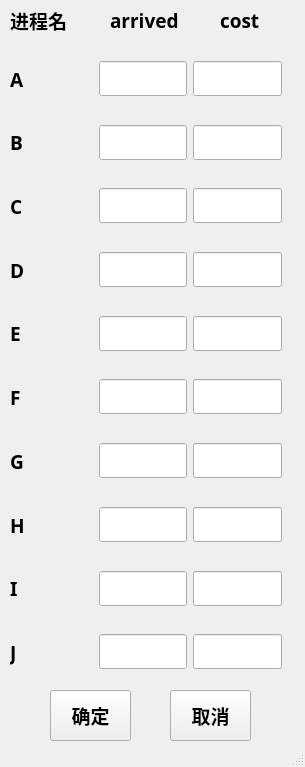
<?xml version="1.0" encoding="UTF-8"?>
<ui version="4.0">
 <class>MainWindow</class>
 <widget class="QMainWindow" name="MainWindow">
  <property name="geometry">
   <rect>
    <x>0</x>
    <y>0</y>
    <width>305</width>
    <height>767</height>
   </rect>
  </property>
  <property name="windowTitle">
   <string>手动添加进程</string>
  </property>
  <property name="windowIcon">
   <iconset>
    <normaloff>C:/Users/滕德淋/Pictures/Camera Roll/cug.jpg</normaloff>C:/Users/滕德淋/Pictures/Camera Roll/cug.jpg</iconset>
  </property>
  <widget class="QWidget" name="centralwidget">
   <widget class="QLabel" name="label_12">
    <property name="geometry">
     <rect>
      <x>110</x>
      <y>0</y>
      <width>101</width>
      <height>41</height>
     </rect>
    </property>
    <property name="font">
     <font>
      <family>微软雅黑</family>
      <pointsize>14</pointsize>
      <weight>75</weight>
      <bold>true</bold>
     </font>
    </property>
    <property name="text">
     <string>arrived</string>
    </property>
   </widget>
   <widget class="QWidget" name="widget_7" native="true">
    <property name="geometry">
     <rect>
      <x>90</x>
      <y>50</y>
      <width>201</width>
      <height>631</height>
     </rect>
    </property>
    <property name="font">
     <font>
      <family>微软雅黑</family>
      <pointsize>12</pointsize>
     </font>
    </property>
    <layout class="QVBoxLayout" name="verticalLayout">
     <item>
      <widget class="QWidget" name="widget_2" native="true">
       <layout class="QHBoxLayout" name="horizontalLayout_2">
        <item>
         <widget class="QLineEdit" name="arrivedA">
          <property name="font">
           <font>
            <family>微软雅黑</family>
            <pointsize>14</pointsize>
           </font>
          </property>
         </widget>
        </item>
        <item>
         <widget class="QLineEdit" name="costA">
          <property name="font">
           <font>
            <family>微软雅黑</family>
            <pointsize>14</pointsize>
           </font>
          </property>
         </widget>
        </item>
       </layout>
      </widget>
     </item>
     <item>
      <widget class="QWidget" name="widget" native="true">
       <layout class="QHBoxLayout" name="horizontalLayout">
        <item>
         <widget class="QLineEdit" name="arrivedB">
          <property name="font">
           <font>
            <family>微软雅黑</family>
            <pointsize>14</pointsize>
           </font>
          </property>
         </widget>
        </item>
        <item>
         <widget class="QLineEdit" name="costB">
          <property name="font">
           <font>
            <family>微软雅黑</family>
            <pointsize>14</pointsize>
           </font>
          </property>
         </widget>
        </item>
       </layout>
      </widget>
     </item>
     <item>
      <widget class="QWidget" name="widget_3" native="true">
       <layout class="QHBoxLayout" name="horizontalLayout_3">
        <item>
         <widget class="QLineEdit" name="arrivedC">
          <property name="font">
           <font>
            <family>微软雅黑</family>
            <pointsize>14</pointsize>
           </font>
          </property>
         </widget>
        </item>
        <item>
         <widget class="QLineEdit" name="costC">
          <property name="font">
           <font>
            <family>微软雅黑</family>
            <pointsize>14</pointsize>
           </font>
          </property>
         </widget>
        </item>
       </layout>
      </widget>
     </item>
     <item>
      <widget class="QWidget" name="widget_4" native="true">
       <layout class="QHBoxLayout" name="horizontalLayout_4">
        <item>
         <widget class="QLineEdit" name="arrivedD">
          <property name="font">
           <font>
            <family>微软雅黑</family>
            <pointsize>14</pointsize>
           </font>
          </property>
         </widget>
        </item>
        <item>
         <widget class="QLineEdit" name="costD">
          <property name="font">
           <font>
            <family>微软雅黑</family>
            <pointsize>14</pointsize>
           </font>
          </property>
         </widget>
        </item>
       </layout>
      </widget>
     </item>
     <item>
      <widget class="QWidget" name="widget_6" native="true">
       <layout class="QHBoxLayout" name="horizontalLayout_6">
        <item>
         <widget class="QLineEdit" name="arrivedE">
          <property name="font">
           <font>
            <family>微软雅黑</family>
            <pointsize>14</pointsize>
           </font>
          </property>
         </widget>
        </item>
        <item>
         <widget class="QLineEdit" name="costE">
          <property name="font">
           <font>
            <family>微软雅黑</family>
            <pointsize>14</pointsize>
           </font>
          </property>
         </widget>
        </item>
       </layout>
      </widget>
     </item>
     <item>
      <widget class="QWidget" name="widget_11" native="true">
       <layout class="QHBoxLayout" name="horizontalLayout_10">
        <item>
         <widget class="QLineEdit" name="arrivedF">
          <property name="font">
           <font>
            <family>微软雅黑</family>
            <pointsize>14</pointsize>
           </font>
          </property>
         </widget>
        </item>
        <item>
         <widget class="QLineEdit" name="costF">
          <property name="font">
           <font>
            <family>微软雅黑</family>
            <pointsize>14</pointsize>
           </font>
          </property>
         </widget>
        </item>
       </layout>
      </widget>
     </item>
     <item>
      <widget class="QWidget" name="widget_10" native="true">
       <layout class="QHBoxLayout" name="horizontalLayout_9">
        <item>
         <widget class="QLineEdit" name="arrivedG">
          <property name="font">
           <font>
            <family>微软雅黑</family>
            <pointsize>14</pointsize>
           </font>
          </property>
         </widget>
        </item>
        <item>
         <widget class="QLineEdit" name="costG">
          <property name="font">
           <font>
            <family>微软雅黑</family>
            <pointsize>14</pointsize>
           </font>
          </property>
         </widget>
        </item>
       </layout>
      </widget>
     </item>
     <item>
      <widget class="QWidget" name="widget_9" native="true">
       <layout class="QHBoxLayout" name="horizontalLayout_8">
        <item>
         <widget class="QLineEdit" name="arrivedH">
          <property name="font">
           <font>
            <family>微软雅黑</family>
            <pointsize>14</pointsize>
           </font>
          </property>
         </widget>
        </item>
        <item>
         <widget class="QLineEdit" name="costH">
          <property name="font">
           <font>
            <family>微软雅黑</family>
            <pointsize>14</pointsize>
           </font>
          </property>
         </widget>
        </item>
       </layout>
      </widget>
     </item>
     <item>
      <widget class="QWidget" name="widget_8" native="true">
       <layout class="QHBoxLayout" name="horizontalLayout_7">
        <item>
         <widget class="QLineEdit" name="arrivedI">
          <property name="font">
           <font>
            <family>微软雅黑</family>
            <pointsize>14</pointsize>
           </font>
          </property>
         </widget>
        </item>
        <item>
         <widget class="QLineEdit" name="costI">
          <property name="font">
           <font>
            <family>微软雅黑</family>
            <pointsize>14</pointsize>
           </font>
          </property>
         </widget>
        </item>
       </layout>
      </widget>
     </item>
     <item>
      <widget class="QWidget" name="widget_5" native="true">
       <layout class="QHBoxLayout" name="horizontalLayout_5">
        <item>
         <widget class="QLineEdit" name="arrivedJ">
          <property name="font">
           <font>
            <family>微软雅黑</family>
            <pointsize>14</pointsize>
           </font>
          </property>
         </widget>
        </item>
        <item>
         <widget class="QLineEdit" name="costJ">
          <property name="font">
           <font>
            <family>微软雅黑</family>
            <pointsize>14</pointsize>
           </font>
          </property>
         </widget>
        </item>
       </layout>
      </widget>
     </item>
    </layout>
   </widget>
   <widget class="QLabel" name="label_13">
    <property name="geometry">
     <rect>
      <x>220</x>
      <y>0</y>
      <width>101</width>
      <height>41</height>
     </rect>
    </property>
    <property name="font">
     <font>
      <family>微软雅黑</family>
      <pointsize>14</pointsize>
      <weight>75</weight>
      <bold>true</bold>
     </font>
    </property>
    <property name="text">
     <string>cost</string>
    </property>
   </widget>
   <widget class="QLabel" name="label_4">
    <property name="geometry">
     <rect>
      <x>10</x>
      <y>0</y>
      <width>81</width>
      <height>41</height>
     </rect>
    </property>
    <property name="font">
     <font>
      <family>微软雅黑</family>
      <pointsize>14</pointsize>
      <weight>75</weight>
      <bold>true</bold>
     </font>
    </property>
    <property name="text">
     <string>进程名</string>
    </property>
   </widget>
   <widget class="QWidget" name="widget_12" native="true">
    <property name="geometry">
     <rect>
      <x>10</x>
      <y>50</y>
      <width>71</width>
      <height>631</height>
     </rect>
    </property>
    <layout class="QVBoxLayout" name="verticalLayout_2">
     <item>
      <widget class="QLabel" name="label">
       <property name="font">
        <font>
         <family>微软雅黑</family>
         <pointsize>14</pointsize>
         <weight>75</weight>
         <bold>true</bold>
        </font>
       </property>
       <property name="text">
        <string>A</string>
       </property>
      </widget>
     </item>
     <item>
      <widget class="QLabel" name="label_2">
       <property name="font">
        <font>
         <family>微软雅黑</family>
         <pointsize>14</pointsize>
         <weight>75</weight>
         <bold>true</bold>
        </font>
       </property>
       <property name="text">
        <string>B</string>
       </property>
      </widget>
     </item>
     <item>
      <widget class="QLabel" name="label_3">
       <property name="font">
        <font>
         <family>微软雅黑</family>
         <pointsize>14</pointsize>
         <weight>75</weight>
         <bold>true</bold>
        </font>
       </property>
       <property name="text">
        <string>C</string>
       </property>
      </widget>
     </item>
     <item>
      <widget class="QLabel" name="label_11">
       <property name="font">
        <font>
         <family>微软雅黑</family>
         <pointsize>14</pointsize>
         <weight>75</weight>
         <bold>true</bold>
        </font>
       </property>
       <property name="text">
        <string>D</string>
       </property>
      </widget>
     </item>
     <item>
      <widget class="QLabel" name="label_10">
       <property name="font">
        <font>
         <family>微软雅黑</family>
         <pointsize>14</pointsize>
         <weight>75</weight>
         <bold>true</bold>
        </font>
       </property>
       <property name="text">
        <string>E</string>
       </property>
      </widget>
     </item>
     <item>
      <widget class="QLabel" name="label_9">
       <property name="font">
        <font>
         <family>微软雅黑</family>
         <pointsize>14</pointsize>
         <weight>75</weight>
         <bold>true</bold>
        </font>
       </property>
       <property name="text">
        <string>F</string>
       </property>
      </widget>
     </item>
     <item>
      <widget class="QLabel" name="label_8">
       <property name="font">
        <font>
         <family>微软雅黑</family>
         <pointsize>14</pointsize>
         <weight>75</weight>
         <bold>true</bold>
        </font>
       </property>
       <property name="text">
        <string>G</string>
       </property>
      </widget>
     </item>
     <item>
      <widget class="QLabel" name="label_7">
       <property name="font">
        <font>
         <family>微软雅黑</family>
         <pointsize>14</pointsize>
         <weight>75</weight>
         <bold>true</bold>
        </font>
       </property>
       <property name="text">
        <string>H</string>
       </property>
      </widget>
     </item>
     <item>
      <widget class="QLabel" name="label_6">
       <property name="font">
        <font>
         <family>微软雅黑</family>
         <pointsize>14</pointsize>
         <weight>75</weight>
         <bold>true</bold>
        </font>
       </property>
       <property name="text">
        <string>I</string>
       </property>
      </widget>
     </item>
     <item>
      <widget class="QLabel" name="label_5">
       <property name="font">
        <font>
         <family>微软雅黑</family>
         <pointsize>14</pointsize>
         <weight>75</weight>
         <bold>true</bold>
        </font>
       </property>
       <property name="text">
        <string>J</string>
       </property>
      </widget>
     </item>
    </layout>
   </widget>
   <widget class="QPushButton" name="pushButton">
    <property name="geometry">
     <rect>
      <x>50</x>
      <y>690</y>
      <width>81</width>
      <height>51</height>
     </rect>
    </property>
    <property name="font">
     <font>
      <family>微软雅黑</family>
      <pointsize>14</pointsize>
      <weight>75</weight>
      <bold>true</bold>
     </font>
    </property>
    <property name="text">
     <string>确定</string>
    </property>
   </widget>
   <widget class="QPushButton" name="pushButton_2">
    <property name="geometry">
     <rect>
      <x>170</x>
      <y>690</y>
      <width>81</width>
      <height>51</height>
     </rect>
    </property>
    <property name="font">
     <font>
      <family>微软雅黑</family>
      <pointsize>14</pointsize>
      <weight>75</weight>
      <bold>true</bold>
     </font>
    </property>
    <property name="text">
     <string>取消</string>
    </property>
   </widget>
  </widget>
  <widget class="QStatusBar" name="statusbar"/>
 </widget>
 <resources/>
 <connections/>
</ui>
